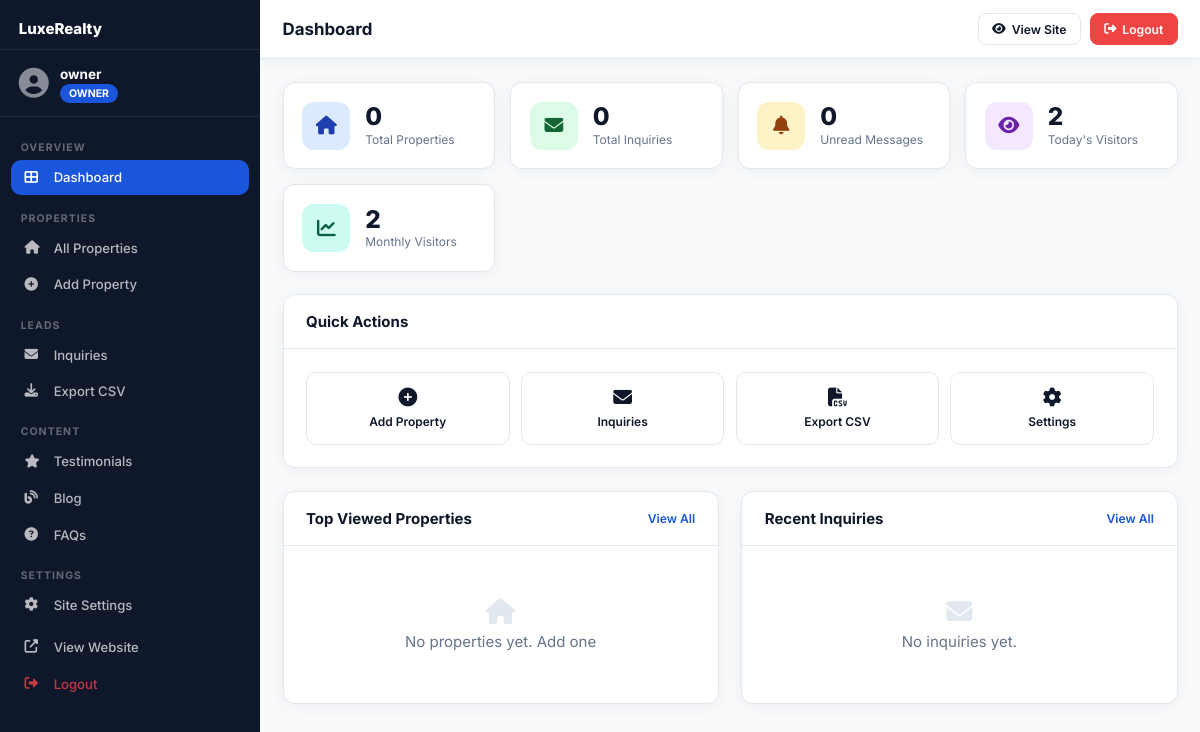
The app's page /owner (signed in) with its own data.
### models.py (models this page shows, shortened)
class SiteSettings(db.Model):
    __tablename__ = 'site_settings'
    id = db.Column(db.Integer, primary_key=True)
    key = db.Column(db.String(100), unique=True, nullable=False)
    value = db.Column(db.Text, nullable=True)
    updated_at = db.Column(db.DateTime, default=datetime.utcnow, onupdate=datetime.utcnow)

class User(UserMixin, db.Model):
    __tablename__ = 'users'
    id = db.Column(db.Integer, primary_key=True)
    username = db.Column(db.String(80), unique=True, nullable=False)
    email = db.Column(db.String(120), unique=True, nullable=False)
    password_hash = db.Column(db.String(256), nullable=False)
    role = db.Column(db.String(20), default='owner')  # owner, developer
    is_active = db.Column(db.Boolean, default=True)
    failed_logins = db.Column(db.Integer, default=0)
    locked_until = db.Column(db.DateTime, nullable=True)
    totp_secret = db.Column(db.String(32), nullable=True)
    two_fa_enabled = db.Column(db.Boolean, default=False)
    created_at = db.Column(db.DateTime, default=datetime.utcnow)
    last_login = db.Column(db.DateTime, nullable=True)
    def is_developer(self):
        return self.role == 'developer'
    def is_owner(self):
        return self.role in ['owner', 'developer']

### app.py (the view)
@app.route('/owner')
@login_required
@owner_required
def owner_dashboard():
    total_props=Property.query.count()
    total_inqs=Inquiry.query.count()
    unread=Inquiry.query.filter_by(is_read=False).count()
    today=datetime.utcnow().date()
    today_v=PageVisit.query.filter(db.func.date(PageVisit.created_at)==today).count()
    month_v=PageVisit.query.filter(PageVisit.created_at>=today.replace(day=1)).count()
    top_props=Property.query.order_by(Property.views.desc()).limit(5).all()
    recent_inqs=Inquiry.query.order_by(Inquiry.created_at.desc()).limit(5).all()
    return render_template('owner/dashboard.html',total_props=total_props,total_inqs=total_inqs,
                           unread=unread,today_v=today_v,month_v=month_v,
                           top_props=top_props,recent_inqs=recent_inqs)

### app.py (called while the page is built)
@login_manager.user_loader
def load_user(uid): return User.query.get(int(uid))

def owner_required(f):
    @wraps(f)
    def dec(*a,**k):
        if not current_user.is_authenticated or not current_user.is_owner(): abort(403)
        return f(*a,**k)
    return dec

def get_settings():
    rows = SiteSettings.query.all()
    s = dict(SETTING_DEFAULTS)
    for r in rows: s[r.key] = r.value
    return s

@app.context_processor
def inject_globals():
    s = get_settings()
    ext = ExternalLink.query.filter_by(is_active=True).order_by(ExternalLink.sort_order).all()
    return dict(
        settings=s, now=datetime.utcnow(),
        header_links=[l for l in ext if l.link_type=='header_nav'],
        footer_links=[l for l in ext if l.link_type=='footer'],
        social_links=[l for l in ext if l.link_type=='social'],
        csrf_token=generate_csrf,
    )

### templates/owner/dashboard.html (shortened to what this page needs)
{% extends "partials/admin_base.html" %}
{% block page_title %}Dashboard{% endblock %}
{% block content %}
<div class="stats-grid">
  <div class="stat-card stat-blue"><div class="stat-icon"><i class="fas fa-home"></i></div><div class="stat-info"><h3>{{ total_props }}</h3><p>Total Properties</p></div></div>
  <div class="stat-card stat-green"><div class="stat-icon"><i class="fas fa-envelope"></i></div><div class="stat-info"><h3>{{ total_inqs }}</h3><p>Total Inquiries</p></div></div>
  <div class="stat-card stat-orange"><div class="stat-icon"><i class="fas fa-bell"></i></div><div class="stat-info"><h3>{{ unread }}</h3><p>Unread Messages</p></div></div>
  <div class="stat-card stat-purple"><div class="stat-icon"><i class="fas fa-eye"></i></div><div class="stat-info"><h3>{{ today_v }}</h3><p>Today's Visitors</p></div></div>
  <div class="stat-card stat-teal"><div class="stat-icon"><i class="fas fa-chart-line"></i></div><div class="stat-info"><h3>{{ month_v }}</h3><p>Monthly Visitors</p></div></div>
</div>
<div class="card" style="margin-bottom:1.5rem">
  <div class="card-header"><h3>Quick Actions</h3></div>
  <div class="card-body">
    <div class="quick-actions-grid">
      <a href="{{ url_for('add_property') }}" class="quick-action-btn"><i class="fas fa-plus-circle"></i><span>Add Property</span></a>
      <a href="{{ url_for('owner_inquiries') }}" class="quick-action-btn"><i class="fas fa-envelope"></i><span>Inquiries{% if unread %} ({{ unread }}){% endif %}</span></a>
      <a href="{{ url_for('export_inquiries') }}" class="quick-action-btn"><i class="fas fa-file-csv"></i><span>Export CSV</span></a>
      <a href="{{ url_for('owner_settings') }}" class="quick-action-btn"><i class="fas fa-cog"></i><span>Settings</span></a>
    </div>
  </div>
</div>
<div class="dashboard-grid">
  <div class="card">
    <div class="card-header"><h3>Top Viewed Properties</h3><a href="{{ url_for('owner_properties') }}" class="card-link">View All</a></div>
    <div class="card-body">
      {% if top_props %}
      <div class="table-wrap">
        <table class="table">
          <thead><tr><th>Property</th><th>Views</th><th>Status</th><th></th></tr></thead>
          <tbody>
            {% for p in top_props %}
            <tr>
              <td><strong>{{ p.title[:35] }}</strong><small>{{ p.property_id }}</small></td>
              <td><strong>{{ p.views }}</strong></td>
              <td><span class="status-pill status-{{ p.status }}">{{ p.status|title }}</span></td>
              <td><a href="{{ url_for('edit_property', pid=p.id) }}" class="btn btn-xs btn-primary"><i class="fas fa-edit"></i></a></td>
            </tr>
            {% endfor %}
          </tbody>
        </table>
      </div>
      {% else %}
      <div class="empty-state-sm"><i class="fas fa-home"></i><p>No properties yet. <a href="{{ url_for('add_property') }}">Add one</a></p></div>
      {% endif %}
    </div>
  </div>
  <div class="card">
    <div class="card-header"><h3>Recent Inquiries</h3><a href="{{ url_for('owner_inquiries') }}" class="card-link">View All</a></div>
    <div class="card-body">
      {% if recent_inqs %}
      <div class="inquiry-list">
        {% for inq in recent_inqs %}
        <div class="inquiry-item {% if not inq.is_read %}unread{% endif %}">
          <div class="inq-info">
            <strong>{{ inq.name }}</strong>
            <span>{{ inq.email }} {% if inq.phone %}· {{ inq.phone }}{% endif %}</span>
            <p>{{ inq.message[:80] }}{% if inq.message|length > 80 %}...{% endif %}</p>
          </div>
          <div class="inq-meta">
            <span class="inq-date">{{ inq.created_at.strftime('%d %b') }}</span>
            {% if not inq.is_read %}<span class="badge badge-unread" style="font-size:.65rem">NEW</span>{% endif %}
            <a href="{{ url_for('view_inquiry', iid=inq.id) }}" class="btn btn-xs btn-primary">View</a>
          </div>
        </div>
        {% endfor %}
      </div>
      {% else %}
      <div class="empty-state-sm"><i class="fas fa-envelope"></i><p>No inquiries yet.</p></div>
      {% endif %}
    </div>
  </div>
</div>
{% endblock %}

### templates/partials/admin_base.html (shortened to what this page needs)
<!DOCTYPE html>
<html lang="en">
<head>
  <link rel="stylesheet" href="https://cdnjs.cloudflare.com/ajax/libs/font-awesome/6.5.0/css/all.min.css">
  <link rel="stylesheet" href="{{ url_for('static', filename='css/admin.css') }}">
</head>
<body class="admin-body">
<div class="admin-layout">
  <aside class="sidebar" id="sidebar">
    <div class="sidebar-header">
      <span class="sidebar-logo">
        <span>{{ settings.site_name }}</span>
      </span>
    </div>
    <div class="sidebar-user">
      <div class="user-avatar"><i class="fas fa-user-circle"></i></div>
      <div><p class="user-name">{{ current_user.username }}</p><span class="user-badge badge-{{ current_user.role }}">{{ current_user.role|title }}</span></div>
    </div>
    <nav class="sidebar-nav">
      <div class="nav-section">
        <span class="nav-section-label">Overview</span>
        <a href="{{ url_for('owner_dashboard') }}" class="nav-item {% if request.endpoint=='owner_dashboard' %}active{% endif %}"><i class="fas fa-th-large"></i> Dashboard</a>
      </div>
      <div class="nav-section">
        <span class="nav-section-label">Properties</span>
        <a href="{{ url_for('owner_properties') }}" class="nav-item {% if 'propert' in (request.endpoint or '') and 'add' not in (request.endpoint or '') %}active{% endif %}"><i class="fas fa-home"></i> All Properties</a>
        <a href="{{ url_for('add_property') }}" class="nav-item {% if request.endpoint=='add_property' %}active{% endif %}"><i class="fas fa-plus-circle"></i> Add Property</a>
      </div>
      <div class="nav-section">
        <span class="nav-section-label">Leads</span>
        <a href="{{ url_for('owner_inquiries') }}" class="nav-item {% if 'inquir' in (request.endpoint or '') %}active{% endif %}">
          <i class="fas fa-envelope"></i> Inquiries
          {% set unread_count = namespace(val=0) %}
        </a>
        <a href="{{ url_for('export_inquiries') }}" class="nav-item"><i class="fas fa-download"></i> Export CSV</a>
      </div>
      <div class="nav-section">
        <span class="nav-section-label">Content</span>
        <a href="{{ url_for('owner_testimonials') }}" class="nav-item {% if request.endpoint=='owner_testimonials' %}active{% endif %}"><i class="fas fa-star"></i> Testimonials</a>
        <a href="{{ url_for('owner_blog') }}" class="nav-item {% if 'blog' in (request.endpoint or '') %}active{% endif %}"><i class="fas fa-blog"></i> Blog</a>
        <a href="{{ url_for('owner_faqs') }}" class="nav-item {% if request.endpoint=='owner_faqs' %}active{% endif %}"><i class="fas fa-question-circle"></i> FAQs</a>
      </div>
      <div class="nav-section">
        <span class="nav-section-label">Settings</span>
        <a href="{{ url_for('owner_settings') }}" class="nav-item {% if request.endpoint=='owner_settings' %}active{% endif %}"><i class="fas fa-cog"></i> Site Settings</a>
      </div>
      <div class="nav-section">
        <a href="{{ url_for('index') }}" class="nav-item" target="_blank"><i class="fas fa-external-link-alt"></i> View Website</a>
        <a href="{{ url_for('logout') }}" class="nav-item nav-logout"><i class="fas fa-sign-out-alt"></i> Logout</a>
      </div>
    </nav>
  </aside>
  <div class="admin-main">
    <header class="admin-header">
      <h1 class="page-title">{% block page_title %}Dashboard{% endblock %}</h1>
      <div class="header-actions">
        <a href="{{ url_for('index') }}" class="btn btn-sm btn-outline" target="_blank"><i class="fas fa-eye"></i> <span class="d-none-sm">View Site</span></a>
        <a href="{{ url_for('logout') }}" class="btn btn-sm btn-danger"><i class="fas fa-sign-out-alt"></i> <span class="d-none-sm">Logout</span></a>
      </div>
    </header>
    <div class="admin-content">
      {% block content %}{% endblock %}
    </div>
  </div>
</div>
</body>
</html>

### records on screen
SiteSettings: site_name "LuxeRealty"
User: username "owner", role "OWNER"

### other values on screen
{{ total_props }} "0"
{{ total_inqs }} "0"
{{ unread }} "0"
{{ today_v }} "2"
{{ month_v }} "2"
